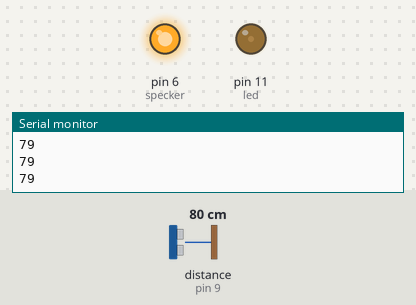
A sketch run on a simulated Arduino Uno, built with avr-gcc and run on an emulated ATmega328P. Parts: output pins drawn as LEDs (lit = HIGH), the last lines printed to the serial monitor. Wiring (inferred from the names in the program): ultrasonic range finder: trigger pin 10; echo pin 9. Inputs (shaded band) come from the test bench; at power-on: distance to the obstacle (sensor on pin 9) 80 cm. The echo pulse lasts 58.3 µs per cm; pins used as bus, display or sensor lines are not drawn.

Above: at 1.2 s.
1.3 s: distance to the obstacle (sensor on pin 9) set to 2 cm
At 2.3 s:
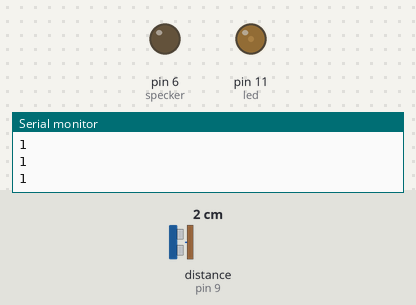
2.8 s: distance to the obstacle (sensor on pin 9) set to 9 cm
At 4.0 s:
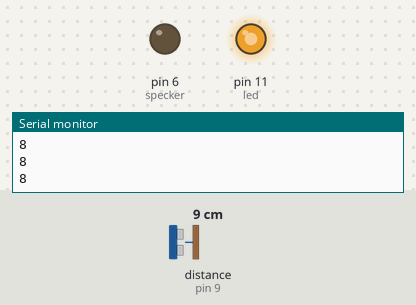
4.3 s: distance to the obstacle (sensor on pin 9) set to 18 cm
At 5.5 s:
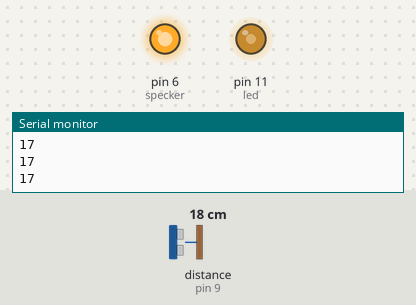
5.8 s: distance to the obstacle (sensor on pin 9) set to 35 cm
At 6.6 s:
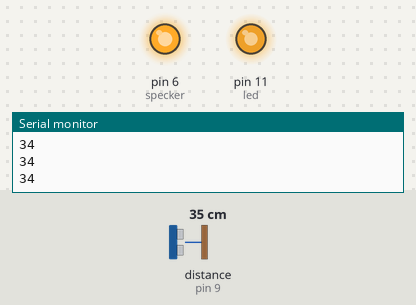
7.3 s: distance to the obstacle (sensor on pin 9) set to 120 cm
At 8.1 s:
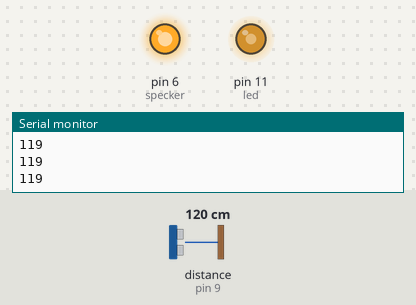
Timing chart, 0 to 9.8 s (numbered marks = the images above; inputs shaded):
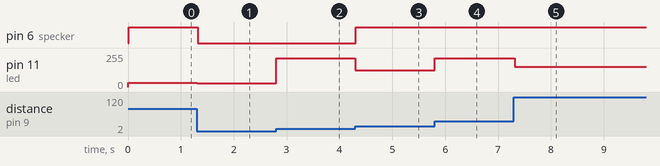

Measured:
- after the input at 1.3 s, pin 6 (specker): HIGH → LOW at once; pin 11 (led): 32/255 → 28/255 at once
- after the input at 2.8 s, pin 11 (led): 28/255 → 215/255 at once
- after the input at 4.3 s, pin 6 (specker): LOW → HIGH at once; pin 11 (led): 215/255 → 127/255 at once
- after the input at 5.8 s, pin 11 (led): 127/255 → 217/255 at once
- after the input at 7.3 s, pin 11 (led): 217/255 → 152/255 at once

The sketch:

Ultrasonic_Sensor-Based_LED_and_Buzzer_Control.ino
```cpp
int led = 11;
int specker = 6;
int trig = 10;
int echo = 9;
int duration;
int distances;

void setup() {
  // put your setup code here, to run once:
  Serial.begin(9600);

  pinMode(led, OUTPUT);
  pinMode(specker, OUTPUT);
  pinMode(trig, OUTPUT);
  pinMode(echo, INPUT);
}

void loop() {
  // put your main code here, to run repeatedly:
  digitalWrite(trig, LOW);
  delayMicroseconds(2);
  digitalWrite(trig, HIGH);
  delayMicroseconds(10);
  digitalWrite(trig, LOW);

  duration = pulseIn(echo, HIGH);
  distances = (duration / 2) * 0.0343;
  int ledValue = map(distances, 30, 4, 0, 255);
  Serial.println(distances);
  analogWrite(led, ledValue);
  delay(10);
  if (ledValue <= 150){
    digitalWrite(specker, HIGH);
  } else if (ledValue > 150){
    digitalWrite(specker, LOW);
  }

}
```
